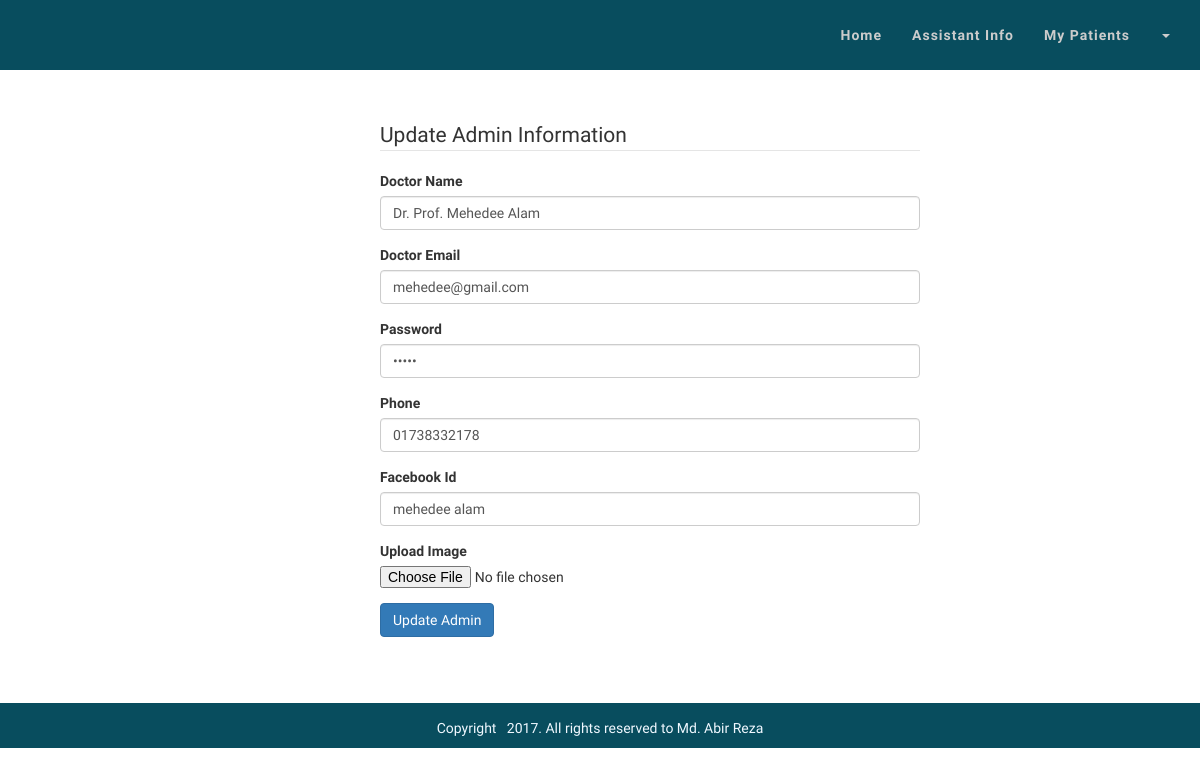
Page /doctor/update_doctor.php (signed in) on the committed database.
### tables this page shows
CREATE TABLE `doctor` (
  `id` int(11) NOT NULL,
  `name` varchar(255) NOT NULL,
  `email` varchar(255) NOT NULL,
  `password` varchar(255) NOT NULL,
  `phone` varchar(255) NOT NULL,
  `facebook_id` varchar(255) NOT NULL,
  `doctor_image` varchar(255) NOT NULL
);

### doctor/update_doctor.php (the view, shortened to what this page needs)
<?php include "doctor_header.php";?>
<?php include "doctor_menu.php" ?>
<?php
    $doctor_edit_id = $_SESSION['id'];
    $query = "SELECT * FROM doctor WHERE id = {$doctor_edit_id}";
    $doctor_query = mysqli_query($connection,$query);
    while($row = mysqli_fetch_assoc($doctor_query)){
        $name = $row['name'];
        $email = $row['email'];
        $password = $row['password'];
        $phone = $row['phone'];
        $facebook_id = $row['facebook_id'];
        $doctor_image = $row['doctor_image'];
    }
?>
<div class="container">
    <div class="col-md-3"></div>
    <div class="col-md-6 update-form">
        <form action="update_doctor.php" method="post" enctype="multipart/form-data">
            <fieldset>
               <legend>Update Admin Information</legend>
                <div class="form-group">
                    <label for="admin_name"> Doctor Name</label>
                    <input type="text" class="form-control" name="name" id="first_name" value="<?php echo $name; ?>">
                </div>
                <div class="form-group">
                    <label for="admin_email">Doctor Email</label>
                    <input type="email" class="form-control" name="email" id="last_name" value="<?php echo $email; ?>">
                </div>
                <div class="form-group">
                    <label for="password">Password</label>
                    <input type="password" class="form-control" name="password" id="password"  value="<?php echo $password; ?>">
                </div>
                <div class="form-group">
                    <label for="phone">Phone</label>
                    <input type="text" class="form-control" name="phone" id="phone" value="<?php echo $phone; ?>">
                </div>
                <div class="form-group">
                    <label for="facebook_id">Facebook Id</label>
                    <input type="text" class="form-control" name="facebook_id" id="facebook_id"  value="<?php echo $facebook_id; ?>">
                </div>
                <div class="form-group">
                    <label for="doctor_image">Upload Image</label>
                    <input type="file" name="doctor_image" value="<?php echo $doctor_image; ?>">
                </div>
                <div class="form-group">
                    <input type="submit" class="btn btn-primary" name="update_doctor" value="Update Admin">
                </div>
            </fieldset>
        </form>
    </div>
    <div class="col-md-3"></div>
</div>
<?php include "doctor_footer.php" ?>

### css/style.css (style rules this page uses)
body { margin: 0; padding: 0; font-family: 'Oxygen', sans-serif; }
.update-form { margin: 0 auto; }
.update-form { margin: 50px; }

### rows in the picture
doctor: name "Dr. Prof. Mehedee Alam", email "mehedee@gmail.com", phone "01738332178", facebook_id "mehedee alam"
